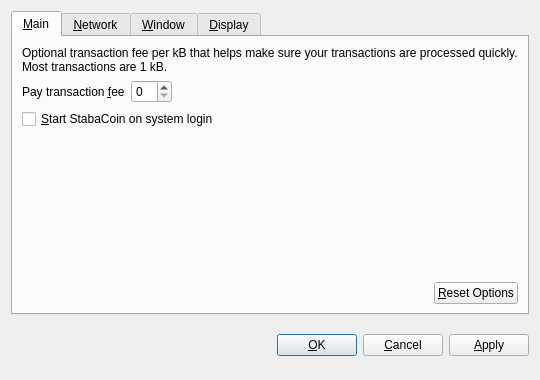
<?xml version="1.0" encoding="UTF-8"?>
<ui version="4.0">
 <class>OptionsDialog</class>
 <widget class="QDialog" name="OptionsDialog">
  <property name="geometry">
   <rect>
    <x>0</x>
    <y>0</y>
    <width>540</width>
    <height>380</height>
   </rect>
  </property>
  <property name="windowTitle">
   <string>Options</string>
  </property>
  <property name="modal">
   <bool>true</bool>
  </property>
  <layout class="QVBoxLayout" name="verticalLayout">
   <item>
    <widget class="QTabWidget" name="tabWidget">
     <property name="tabPosition">
      <enum>QTabWidget::North</enum>
     </property>
     <property name="currentIndex">
      <number>0</number>
     </property>
     <widget class="QWidget" name="tabMain">
      <attribute name="title">
       <string>&amp;Main</string>
      </attribute>
      <layout class="QVBoxLayout" name="verticalLayout_Main">
       <item>
        <widget class="QLabel" name="transactionFeeInfoLabel">
         <property name="text">
          <string>Optional transaction fee per kB that helps make sure your transactions are processed quickly. Most transactions are 1 kB.</string>
         </property>
         <property name="textFormat">
          <enum>Qt::PlainText</enum>
         </property>
         <property name="wordWrap">
          <bool>true</bool>
         </property>
        </widget>
       </item>
       <item>
        <layout class="QHBoxLayout" name="horizontalLayout_1_Main">
         <item>
          <widget class="QLabel" name="transactionFeeLabel">
           <property name="text">
            <string>Pay transaction &amp;fee</string>
           </property>
           <property name="textFormat">
            <enum>Qt::PlainText</enum>
           </property>
           <property name="buddy">
            <cstring>transactionFee</cstring>
           </property>
          </widget>
         </item>
         <item>
          <widget class="BitcoinAmountField" name="transactionFee"/>
         </item>
         <item>
          <spacer name="horizontalSpacer_1_Main">
           <property name="orientation">
            <enum>Qt::Horizontal</enum>
           </property>
           <property name="sizeHint" stdset="0">
            <size>
             <width>40</width>
             <height>20</height>
            </size>
           </property>
          </spacer>
         </item>
        </layout>
       </item>
       <item>
        <widget class="QCheckBox" name="bitcoinAtStartup">
         <property name="toolTip">
          <string>Automatically start StabaCoin after logging in to the system.</string>
         </property>
         <property name="text">
          <string>&amp;Start StabaCoin on system login</string>
         </property>
        </widget>
       </item>
       <item>
        <spacer name="verticalSpacer_Main">
         <property name="orientation">
          <enum>Qt::Vertical</enum>
         </property>
         <property name="sizeHint" stdset="0">
          <size>
           <width>20</width>
           <height>40</height>
          </size>
         </property>
        </spacer>
       </item>
       <item>
        <layout class="QHBoxLayout" name="horizontalLayout_2_Main">
         <item>
          <spacer name="horizontalSpacer_2_Main">
           <property name="orientation">
            <enum>Qt::Horizontal</enum>
           </property>
           <property name="sizeHint" stdset="0">
            <size>
             <width>40</width>
             <height>20</height>
            </size>
           </property>
          </spacer>
         </item>
         <item>
          <widget class="QPushButton" name="resetButton">
           <property name="toolTip">
            <string>Reset all client options to default.</string>
           </property>
           <property name="text">
            <string>&amp;Reset Options</string>
           </property>
           <property name="autoDefault">
            <bool>false</bool>
           </property>
          </widget>
         </item>
        </layout>
       </item>
      </layout>
     </widget>
     <widget class="QWidget" name="tabNetwork">
      <attribute name="title">
       <string>&amp;Network</string>
      </attribute>
      <layout class="QVBoxLayout" name="verticalLayout_Network">
       <item>
        <widget class="QCheckBox" name="mapPortUpnp">
         <property name="toolTip">
          <string>Automatically open the StabaCoin client port on the router. This only works when your router supports UPnP and it is enabled.</string>
         </property>
         <property name="text">
          <string>Map port using &amp;UPnP</string>
         </property>
        </widget>
       </item>
       <item>
        <widget class="QCheckBox" name="connectSocks">
         <property name="toolTip">
          <string>Connect to the StabaCoin network through a SOCKS proxy (e.g. when connecting through Tor).</string>
         </property>
         <property name="text">
          <string>&amp;Connect through SOCKS proxy:</string>
         </property>
        </widget>
       </item>
       <item>
        <layout class="QHBoxLayout" name="horizontalLayout_Network">
         <item>
          <widget class="QLabel" name="proxyIpLabel">
           <property name="text">
            <string>Proxy &amp;IP:</string>
           </property>
           <property name="textFormat">
            <enum>Qt::PlainText</enum>
           </property>
           <property name="buddy">
            <cstring>proxyIp</cstring>
           </property>
          </widget>
         </item>
         <item>
          <widget class="QValidatedLineEdit" name="proxyIp">
           <property name="maximumSize">
            <size>
             <width>140</width>
             <height>16777215</height>
            </size>
           </property>
           <property name="toolTip">
            <string>IP address of the proxy (e.g. 127.0.0.1)</string>
           </property>
          </widget>
         </item>
         <item>
          <widget class="QLabel" name="proxyPortLabel">
           <property name="text">
            <string>&amp;Port:</string>
           </property>
           <property name="textFormat">
            <enum>Qt::PlainText</enum>
           </property>
           <property name="buddy">
            <cstring>proxyPort</cstring>
           </property>
          </widget>
         </item>
         <item>
          <widget class="QLineEdit" name="proxyPort">
           <property name="maximumSize">
            <size>
             <width>55</width>
             <height>16777215</height>
            </size>
           </property>
           <property name="toolTip">
            <string>Port of the proxy (e.g. 9050)</string>
           </property>
          </widget>
         </item>
         <item>
          <widget class="QLabel" name="socksVersionLabel">
           <property name="text">
            <string>SOCKS &amp;Version:</string>
           </property>
           <property name="textFormat">
            <enum>Qt::PlainText</enum>
           </property>
           <property name="buddy">
            <cstring>socksVersion</cstring>
           </property>
          </widget>
         </item>
         <item>
          <widget class="QValueComboBox" name="socksVersion">
           <property name="toolTip">
            <string>SOCKS version of the proxy (e.g. 5)</string>
           </property>
          </widget>
         </item>
         <item>
          <spacer name="horizontalSpacer_Network">
           <property name="orientation">
            <enum>Qt::Horizontal</enum>
           </property>
           <property name="sizeHint" stdset="0">
            <size>
             <width>40</width>
             <height>20</height>
            </size>
           </property>
          </spacer>
         </item>
        </layout>
       </item>
       <item>
        <spacer name="verticalSpacer_Network">
         <property name="orientation">
          <enum>Qt::Vertical</enum>
         </property>
         <property name="sizeHint" stdset="0">
          <size>
           <width>20</width>
           <height>40</height>
          </size>
         </property>
        </spacer>
       </item>
      </layout>
     </widget>
     <widget class="QWidget" name="tabWindow">
      <attribute name="title">
       <string>&amp;Window</string>
      </attribute>
      <layout class="QVBoxLayout" name="verticalLayout_Window">
       <item>
        <widget class="QCheckBox" name="minimizeToTray">
         <property name="toolTip">
          <string>Show only a tray icon after minimizing the window.</string>
         </property>
         <property name="text">
          <string>&amp;Minimize to the tray instead of the taskbar</string>
         </property>
        </widget>
       </item>
       <item>
        <widget class="QCheckBox" name="minimizeOnClose">
         <property name="toolTip">
          <string>Minimize instead of exit the application when the window is closed. When this option is enabled, the application will be closed only after selecting Quit in the menu.</string>
         </property>
         <property name="text">
          <string>M&amp;inimize on close</string>
         </property>
        </widget>
       </item>
       <item>
        <spacer name="verticalSpacer_Window">
         <property name="orientation">
          <enum>Qt::Vertical</enum>
         </property>
         <property name="sizeHint" stdset="0">
          <size>
           <width>20</width>
           <height>40</height>
          </size>
         </property>
        </spacer>
       </item>
      </layout>
     </widget>
     <widget class="QWidget" name="tabDisplay">
      <attribute name="title">
       <string>&amp;Display</string>
      </attribute>
      <layout class="QVBoxLayout" name="verticalLayout_Display">
       <item>
        <layout class="QHBoxLayout" name="horizontalLayout_1_Display">
         <item>
          <widget class="QLabel" name="langLabel">
           <property name="text">
            <string>User Interface &amp;language:</string>
           </property>
           <property name="textFormat">
            <enum>Qt::PlainText</enum>
           </property>
           <property name="buddy">
            <cstring>lang</cstring>
           </property>
          </widget>
         </item>
         <item>
          <widget class="QValueComboBox" name="lang">
           <property name="toolTip">
            <string>The user interface language can be set here. This setting will take effect after restarting StabaCoin.</string>
           </property>
          </widget>
         </item>
        </layout>
       </item>
       <item>
        <layout class="QHBoxLayout" name="horizontalLayout_2_Display">
         <item>
          <widget class="QLabel" name="unitLabel">
           <property name="text">
            <string>&amp;Unit to show amounts in:</string>
           </property>
           <property name="textFormat">
            <enum>Qt::PlainText</enum>
           </property>
           <property name="buddy">
            <cstring>unit</cstring>
           </property>
          </widget>
         </item>
         <item>
          <widget class="QValueComboBox" name="unit">
           <property name="toolTip">
            <string>Choose the default subdivision unit to show in the interface and when sending coins.</string>
           </property>
          </widget>
         </item>
        </layout>
       </item>
       <item>
        <widget class="QCheckBox" name="displayAddresses">
         <property name="toolTip">
          <string>Whether to show StabaCoin addresses in the transaction list or not.</string>
         </property>
         <property name="text">
          <string>&amp;Display addresses in transaction list</string>
         </property>
        </widget>
       </item>
       <item>
        <spacer name="verticalSpacer_Display">
         <property name="orientation">
          <enum>Qt::Vertical</enum>
         </property>
         <property name="sizeHint" stdset="0">
          <size>
           <width>20</width>
           <height>40</height>
          </size>
         </property>
        </spacer>
       </item>
      </layout>
     </widget>
    </widget>
   </item>
   <item>
    <layout class="QHBoxLayout" name="horizontalLayout_Buttons">
     <item>
      <spacer name="horizontalSpacer_1">
       <property name="orientation">
        <enum>Qt::Horizontal</enum>
       </property>
       <property name="sizeHint" stdset="0">
        <size>
         <width>40</width>
         <height>48</height>
        </size>
       </property>
      </spacer>
     </item>
     <item>
      <widget class="QLabel" name="statusLabel">
       <property name="font">
        <font>
         <weight>75</weight>
         <bold>true</bold>
        </font>
       </property>
       <property name="text">
        <string/>
       </property>
       <property name="textFormat">
        <enum>Qt::PlainText</enum>
       </property>
       <property name="wordWrap">
        <bool>true</bool>
       </property>
      </widget>
     </item>
     <item>
      <spacer name="horizontalSpacer_2">
       <property name="orientation">
        <enum>Qt::Horizontal</enum>
       </property>
       <property name="sizeHint" stdset="0">
        <size>
         <width>40</width>
         <height>48</height>
        </size>
       </property>
      </spacer>
     </item>
     <item>
      <widget class="QPushButton" name="okButton">
       <property name="text">
        <string>&amp;OK</string>
       </property>
      </widget>
     </item>
     <item>
      <widget class="QPushButton" name="cancelButton">
       <property name="text">
        <string>&amp;Cancel</string>
       </property>
       <property name="autoDefault">
        <bool>false</bool>
       </property>
      </widget>
     </item>
     <item>
      <widget class="QPushButton" name="applyButton">
       <property name="text">
        <string>&amp;Apply</string>
       </property>
       <property name="autoDefault">
        <bool>false</bool>
       </property>
      </widget>
     </item>
    </layout>
   </item>
  </layout>
 </widget>
 <customwidgets>
  <customwidget>
   <class>BitcoinAmountField</class>
   <extends>QSpinBox</extends>
   <header>bitcoinamountfield.h</header>
  </customwidget>
  <customwidget>
   <class>QValueComboBox</class>
   <extends>QComboBox</extends>
   <header>qvaluecombobox.h</header>
  </customwidget>
  <customwidget>
   <class>QValidatedLineEdit</class>
   <extends>QLineEdit</extends>
   <header>qvalidatedlineedit.h</header>
  </customwidget>
 </customwidgets>
 <resources/>
 <connections/>
</ui>
